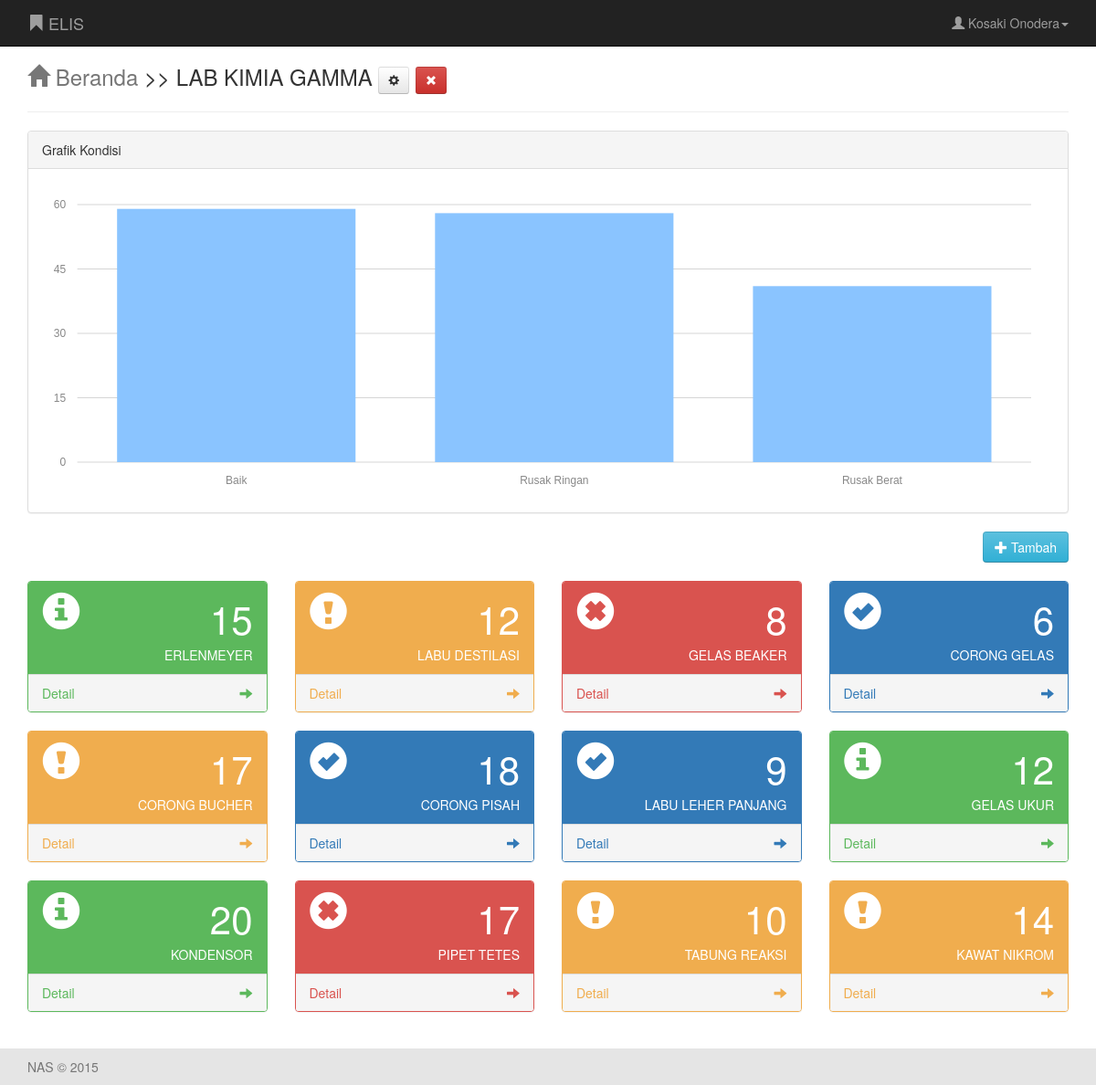
The page /beranda/ruang.php?kode=rom7 (signed in) on the database its author committed.
### tables this page shows
CREATE TABLE IF NOT EXISTS `user` (
  `email` varchar(60) NOT NULL,
  `nama` varchar(50) NOT NULL,
  `password` text NOT NULL,
  `jenis_kelamin` varchar(1) NOT NULL,
  `tgl_lahir` date NOT NULL,
  `no_hp` varchar(12) NOT NULL,
  PRIMARY KEY (`email`)
);

CREATE TABLE IF NOT EXISTS `ruang` (
  `id` int(10) NOT NULL AUTO_INCREMENT,
  `nama` varchar(50) NOT NULL,
  PRIMARY KEY (`id`)
);

CREATE TABLE IF NOT EXISTS `rom7` (
  `kode` int(5) NOT NULL AUTO_INCREMENT,
  `nama` varchar(100) DEFAULT NULL,
  `tgl` date DEFAULT NULL,
  `jumlah` int(10) DEFAULT NULL,
  `baik` int(10) DEFAULT NULL,
  `ringan` int(10) DEFAULT NULL,
  `berat` int(10) DEFAULT NULL,
  `foto` varchar(255) DEFAULT NULL,
  PRIMARY KEY (`kode`)
);

### beranda/ruang.php (the view, shortened to what this page needs)
<?php
class classruang
{
  function getnama($email)
  {
    $getnama=mysql_query("SELECT nama FROM user WHERE email='$email'");
    $nama=mysql_result($getnama,0);
    return $nama;
  }
  function getidruang($ruang){
    $a=explode("m", $ruang);
    $idruang=$a[1];
    return $idruang;
  }
  function getnamaruang($idruang){
    $getnamaruang=mysql_query("SELECT nama FROM ruang WHERE id='$idruang'");
    $namaruang=mysql_result($getnamaruang,0);
    return $namaruang;
  }
  function getsumbaik($ruang){
    $getbaik=mysql_query("SELECT SUM(baik) FROM $ruang");
    $baik=mysql_result($getbaik,0);
    return $baik;
  }
  function getsumringan($ruang){
    $getringan=mysql_query("SELECT SUM(ringan) FROM $ruang");
    $ringan=mysql_result($getringan,0);
    return $ringan;
  }
  function getsumberat($ruang){
    $getberat=mysql_query("SELECT SUM(berat) FROM $ruang");
    $berat=mysql_result($getberat,0);
    return $berat;
  }
}
$email=$_SESSION['member'];
$lab = new classruang;
$nama=$lab->getnama($email);
$ruang=$_GET["kode"];
$idruang=$lab->getidruang($ruang);
$namaruang=$lab->getnamaruang($idruang);
$baik=$lab->getsumbaik($ruang);
$ringan=$lab->getsumringan($ruang);
$berat=$lab->getsumberat($ruang);
 ?>
<!DOCTYPE html>
<html>
<head>
	  <link rel="stylesheet" href="../assets/css/bootstrap.min.css">
    <link rel="stylesheet" href="../assets/css/sticky-footer.css">
    <link rel="stylesheet" href="../assets/css/costum.css">
    <link rel="stylesheet" href="../assets/css/morris.css">
    <link rel="stylesheet" href="../assets/css/bootstrap-datetimepicker.min.css" media="screen">
</head>
<body>
  <nav class="navbar navbar-inverse navbar-fixed-top" role="navigation">
    <div class="container">
    <a class="navbar-brand" href="index.php"><i class="glyphicon glyphicon-bookmark"></i> ELIS</a>
    <ul class="nav navbar-nav navbar-right">
          <li class="dropdown">
          <a href="#" class="dropdown-toggle" data-toggle="dropdown" role="button" aria-expanded="false"  data-toggle="dropdown" data-hover="dropdown" data-delay="1000" data-close-others="true"><i class="glyphicon glyphicon-user"></i> <?php echo $nama; ?><span class="caret"></span></a>
    </div>
  </nav>
    <div class="container">
	<div class="page-header">
      	<h3><a href="index.php" class="text-muted"><i class="glyphicon glyphicon-home"></i> Beranda</a> >> <?php echo strtoupper($namaruang); ?> <a class="btn btn-default btn-sm" data-toggle="modal" data-target="#ubahruang"><i class="glyphicon glyphicon-cog"></i></a> <a class="btn btn-danger btn-sm" data-toggle="modal" data-target="#hapusruang"><i class="glyphicon glyphicon-remove"></i></a></h3>
      </div>
    <?php if ($baik>0 or $ringan>0 or $berat>0) {?>
    <div class="panel panel-default">
        <div class="panel-heading">
            Grafik Kondisi
        </div>
        <div class="panel-body">
          <div id="morris-bar-chart"></div>
        </div>
    </div>
    <?php } ?>
    <div align="right">
      <a href="../beranda/tambah.php" class="btn btn-md btn-info"><i class="glyphicon glyphicon-plus"></i> Tambah</a>
    </div>
    <br>
  <div class="row">
  <?php
      $query="SELECT * FROM `$ruang`;";
      $result=mysql_query($query);
      if ($baik>0 or $ringan>0 or $berat>0) {
      while ($row=mysql_fetch_array($result)) {?>
    <div class="col-lg-3 col-md-4">
            <div class="panel <?php if ($row['baik']==$row['ringan'] and $row['berat']==$row['ringan'] and $row['baik']==$row['berat']) {
                echo "panel-primary";
            }elseif ($row['baik']>=$row['ringan'] and $row['baik']>$row['berat']) {
                echo "panel-green";
            }elseif ($row['baik']<=$row['ringan'] and $row['berat']<$row['ringan']) {
                echo "panel-yellow";
            }elseif ($row['ringan']<=$row['berat'] and $row['baik']<$row['berat']) {
                echo "panel-red";
            }elseif ($row['baik']>=$row['ringan'] and $row['berat']>$row['ringan']) {
                echo "panel-yellow";
            }elseif ($row['ringan']>=$row['baik'] and $row['baik']<$row['berat']) {
                echo "panel-red";
            }
            ?>">
                 <div class="panel-heading">
                  <div class="row">
                        <div class="col-xs-3">
                          <i class="glyphicon
                            <?php if ($row['baik']==$row['ringan'] and $row['berat']==$row['ringan'] and $row['baik']==$row['berat']) {
                                echo "glyphicon-ok-sign";
                            }elseif ($row['baik']>=$row['ringan'] and $row['baik']>$row['berat']) {
                                echo "glyphicon-info-sign";
                            }elseif ($row['baik']<=$row['ringan'] and $row['berat']<$row['ringan']) {
                                echo "glyphicon-exclamation-sign";
                            }elseif ($row['ringan']<=$row['berat'] and $row['baik']<$row['berat']) {
                                echo "glyphicon-remove-sign";
                            }elseif ($row['baik']>=$row['ringan'] and $row['berat']>$row['ringan']) {
                                echo "glyphicon-exclamation-sign";
                            }elseif ($row['ringan']>=$row['baik'] and $row['baik']<$row['berat']) {
                                echo "glyphicon-remove-sign";
                            }
                            ?> gi-3x"></i>
                        </div>
                        <div class="col-xs-9 text-right">
                        <div class="gi-3x"><?php echo $row['jumlah']; ?></div>
                      <div><?php echo strtoupper($row['nama']); ?></div>
                        </div>
                    </div>
                </div>
                <a href="" data-toggle="modal" data-target="#detail<?php echo $row['kode']; ?>">
                    <div class="panel-footer">
                        <span class="pull-left">Detail</span>
                        <span class="pull-right"><i class="glyphicon glyphicon-arrow-right"></i></span>
                        <div class="clearfix"></div>
                    </div>
                </a>
            </div>
        </div>
        <?php }
        }else{ ?>
            <div class="alert alert-danger">
            <i class="glyphicon glyphicon-remove-sign"></i> Data tidak tersedia.
            </div>
        <?php } ?>
    </div>
    </div>
    <footer class="footer">
        <div class="container">
            <p class="text-muted">NAS &copy; 2015</p>
        </div>
    </footer>
</body>
</html>

### assets/css/sticky-footer.css (style rules this page uses)
html { position: relative; min-height: 100%; }
body { margin-bottom: 60px; }
.footer { position: absolute; bottom: 0; width: 100%; height: 40px; background-color: #E5E5E5; }
.container .text-muted { margin: 10px 0; }

### assets/css/costum.css (style rules this page uses)
.btn-danger { background-color: #d9534f; border-color: #d9534f; color: #fff; background-color: #d34541; background-image: -moz-linear-gradient(top, #d9534f, #c9302c); background-image: -webkit-gradient(linear, 0 0, 0 100%, from(#d9534f), to(#c9302c)); background-image: -webkit-linear-gradient(top, #d9534f, #c9302c); background-image: -o-linear-gradient(top, #d9534f, #c9302c); background-image: linear-gradient(to bottom, #d9534f, #c9302c); background-repeat: repeat-x; filter: progid:DXImageTransform.Microsoft.gradient(startColorstr='#ffd9534f', endColorstr='#ffc9302b', GradientType=0); border-color: #c9302c #c9302c #8b211e; border-color: rgba(0, 0, 0, 0.1) rgba(0, 0, 0, 0.1) rgba(0, 0, 0, 0.25); }
.btn-info { background-color: #5bc0de; border-color: #5bc0de; color: #fff; background-color: #4ab9db; background-image: -moz-linear-gradient(top, #5bc0de, #31b0d5); background-image: -webkit-gradient(linear, 0 0, 0 100%, from(#5bc0de), to(#31b0d5)); background-image: -webkit-linear-gradient(top, #5bc0de, #31b0d5); background-image: -o-linear-gradient(top, #5bc0de, #31b0d5); background-image: linear-gradient(to bottom, #5bc0de, #31b0d5); background-repeat: repeat-x; filter: progid:DXImageTransform.Microsoft.gradient(startColorstr='#ff5bc0de', endColorstr='#ff30afd5', GradientType=0); border-color: #31b0d5 #31b0d5 #1f7e9a; border-color: rgba(0, 0, 0, 0.1) rgba(0, 0, 0, 0.1) rgba(0, 0, 0, 0.25); }
.btn-default { background-color: #fff; border-color: #fff; color: #333; background-color: #f5f5f5; background-image: -moz-linear-gradient(top, #fff, #e6e6e6); background-image: -webkit-gradient(linear, 0 0, 0 100%, from(#fff), to(#e6e6e6)); background-image: -webkit-linear-gradient(top, #fff, #e6e6e6); background-image: -o-linear-gradient(top, #fff, #e6e6e6); background-image: linear-gradient(to bottom, #fff, #e6e6e6); background-repeat: repeat-x; filter: progid:DXImageTransform.Microsoft.gradient(startColorstr='#ffffffff', endColorstr='#ffe5e5e5', GradientType=0); border-color: #e6e6e6 #e6e6e6 #bfbfbf; border-color: rgba(0, 0, 0, 0.1) rgba(0, 0, 0, 0.1) rgba(0, 0, 0, 0.25); }

### beranda/ruang.php (style rules this page uses)
body { padding-top: 30px; }
.gi-3x { font-size: 3em; }

### rows shown on the page
user: nama "Kosaki Onodera"
ruang: nama "LAB KIMIA GAMMA"
rom7: jumlah "15", nama "ERLENMEYER"
rom7: jumlah "12", nama "LABU DESTILASI"
rom7: jumlah "8", nama "GELAS BEAKER"
rom7: jumlah "6", nama "CORONG GELAS"
rom7: jumlah "17", nama "CORONG BUCHER"
rom7: jumlah "18", nama "CORONG PISAH"
rom7: jumlah "9", nama "LABU LEHER PANJANG"
rom7: jumlah "12", nama "GELAS UKUR"
rom7: jumlah "20", nama "KONDENSOR"
rom7: jumlah "17", nama "PIPET TETES"
rom7: jumlah "10", nama "TABUNG REAKSI"
rom7: jumlah "14", nama "KAWAT NIKROM"
